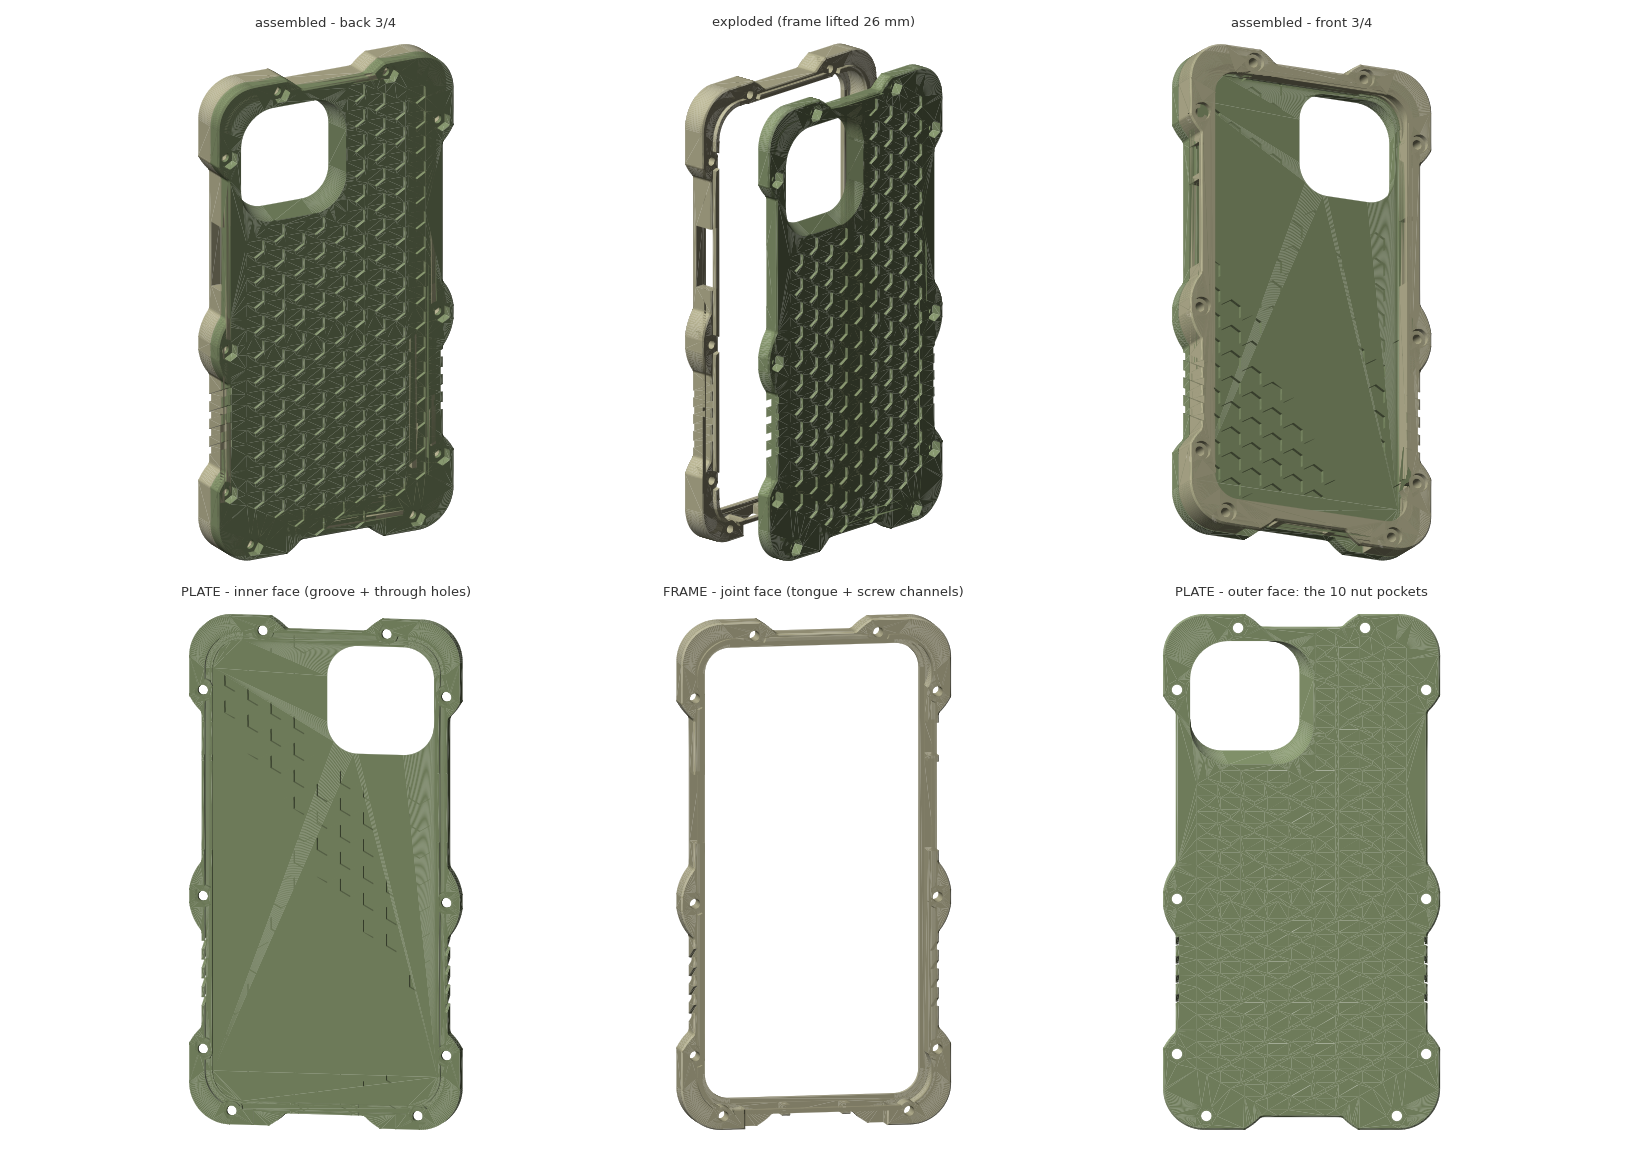

This chart was generated by the following Python code:
# -*- coding: utf-8 -*-
"""View sheet of the two parts.

Run inside FreeCAD's interpreter, after case_iphone13.py has written the STEP:

    /Applications/FreeCAD.app/Contents/Resources/bin/freecadcmd preview.py
"""
import os, numpy as np, Part
from FreeCAD import Vector
import matplotlib; matplotlib.use("Agg")
import matplotlib.pyplot as plt
from matplotlib.collections import PolyCollection

D = os.path.dirname(os.path.abspath(__file__))
sh = Part.Shape(); sh.read(os.path.join(D, "capa_v8_conjunto.step"))
sol = sh.Solids
base, aro = (sol[0], sol[1]) if sol[0].BoundBox.ZLength < sol[1].BoundBox.ZLength else (sol[1], sol[0])

def tri(s, dz=0.0):
    p, f = s.tessellate(0.05)
    V = np.array([[q.x, q.y, q.z + dz] for q in p]); F = np.array(f)
    T = V[F]
    N = np.cross(T[:,1]-T[:,0], T[:,2]-T[:,0])
    N /= (np.linalg.norm(N, axis=1, keepdims=True) + 1e-12)
    return T, N

COR = {"base": np.array([0.33, 0.37, 0.27]), "aro": np.array([0.45, 0.44, 0.36])}
def render(ax, peças, d, up, title):
    d = np.array(d, float); d /= np.linalg.norm(d)
    rx = np.cross(up, d); rx /= np.linalg.norm(rx); ry = np.cross(d, rx)
    P, C = [], []
    for nome, T, N in peças:
        v = N @ d > 0.001; t, n = T[v], N[v]
        # Light relative to the camera (upper left of the frame). Without this the
        # honeycomb recesses invert into an illusion of bumps.
        L = -0.45*rx + 0.55*ry + 0.70*d; L /= np.linalg.norm(L)
        inten = 0.30 + 0.70*np.clip(n @ L, 0, 1)
        P.append(t); C.append(np.clip(COR[nome][None,:]*inten[:,None]*1.65, 0, 1))
    t = np.concatenate(P); c = np.concatenate(C)
    o = np.argsort(t.mean(axis=1) @ d); t, c = t[o], c[o]
    poly = np.stack([t @ rx, t @ ry], axis=-1)
    ax.add_collection(PolyCollection(poly, facecolors=c, edgecolors=c, linewidths=0.1))
    ax.set_xlim(poly[...,0].min()-3, poly[...,0].max()+3)
    ax.set_ylim(poly[...,1].min()-3, poly[...,1].max()+3)
    ax.set_aspect("equal"); ax.axis("off"); ax.set_title(title, fontsize=9, color="#333")

Tb, Nb = tri(base); Ta, Na = tri(aro)
Tae, Nae = tri(aro, dz=26.0)                      # exploded view
mont = [("base", Tb, Nb), ("aro", Ta, Na)]
expl = [("base", Tb, Nb), ("aro", Tae, Nae)]

fig, axs = plt.subplots(2, 3, figsize=(15.5, 11), facecolor="white")
render(axs[0,0], mont, (0.55,0.4,-1), (0,1,0), "assembled - back 3/4")
render(axs[0,1], expl, (0.8,0.35,-0.75), (0,1,0), "exploded (frame lifted 26 mm)")
render(axs[0,2], mont, (-0.5,-0.35,1), (0,1,0), "assembled - front 3/4")
render(axs[1,0], [("base", Tb, Nb)], (0.2,0.15,1), (0,1,0), "PLATE - inner face (groove + through holes)")
render(axs[1,1], [("aro", Ta, Na)], (0.2,0.15,-1), (0,1,0), "FRAME - joint face (tongue + screw channels)")
render(axs[1,2], [("base", Tb, Nb)], (0,0,-1), (0,1,0), "PLATE - outer face: the 10 nut pockets")
plt.tight_layout()
plt.savefig(os.path.join(D, "preview.png"), dpi=105, facecolor="white")
print("-> preview.png")
